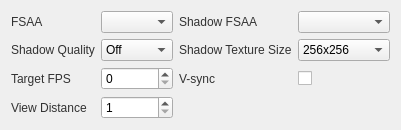
               <widget class="QFrame" name="frameCustom">
                <property name="sizePolicy">
                 <sizepolicy hsizetype="Expanding" vsizetype="Preferred">
                  <horstretch>0</horstretch>
                  <verstretch>0</verstretch>
                 </sizepolicy>
                </property>
                <property name="frameShape">
                 <enum>QFrame::NoFrame</enum>
                </property>
                <property name="frameShadow">
                 <enum>QFrame::Plain</enum>
                </property>
                <layout class="QVBoxLayout" name="verticalLayout_4">
                 <item>
                  <layout class="QGridLayout" name="gridLayout">
                   <item row="0" column="0">
                    <widget class="QLabel" name="label_5">
                     <property name="styleSheet">
                      <string notr="true">color: rgb(50,50,50);</string>
                     </property>
                     <property name="text">
                      <string>FSAA</string>
                     </property>
                    </widget>
                   </item>
                   <item row="0" column="1">
                    <widget class="QComboBox" name="comboBoxFSAA"/>
                   </item>
                   <item row="0" column="2">
                    <widget class="QLabel" name="label_6">
                     <property name="styleSheet">
                      <string notr="true">color: rgb(50,50,50);</string>
                     </property>
                     <property name="text">
                      <string>Shadow FSAA</string>
                     </property>
                    </widget>
                   </item>
                   <item row="0" column="3">
                    <widget class="QComboBox" name="comboBoxShadowFSAA"/>
                   </item>
                   <item row="1" column="1">
                    <widget class="QComboBox" name="comboBoxShadowQuality">
                     <item>
                      <property name="text">
                       <string>Off</string>
                      </property>
                     </item>
                     <item>
                      <property name="text">
                       <string>Low</string>
                      </property>
                     </item>
                     <item>
                      <property name="text">
                       <string>High</string>
                      </property>
                     </item>
                    </widget>
                   </item>
                   <item row="1" column="2">
                    <widget class="QLabel" name="label_8">
                     <property name="styleSheet">
                      <string notr="true">color: rgb(50,50,50);</string>
                     </property>
                     <property name="text">
                      <string>Shadow Texture Size</string>
                     </property>
                    </widget>
                   </item>
                   <item row="1" column="3">
                    <widget class="QComboBox" name="comboBoxShadowTextureSize">
                     <item>
                      <property name="text">
                       <string>256x256</string>
                      </property>
                     </item>
                     <item>
                      <property name="text">
                       <string>512x512</string>
                      </property>
                     </item>
                     <item>
                      <property name="text">
                       <string>1024x1024</string>
                      </property>
                     </item>
                     <item>
                      <property name="text">
                       <string>2048x2048</string>
                      </property>
                     </item>
                    </widget>
                   </item>
                   <item row="1" column="0">
                    <widget class="QLabel" name="label_7">
                     <property name="styleSheet">
                      <string notr="true">color: rgb(50,50,50);</string>
                     </property>
                     <property name="text">
                      <string>Shadow Quality</string>
                     </property>
                    </widget>
                   </item>
                   <item row="3" column="0">
                    <widget class="QLabel" name="label_21">
                     <property name="styleSheet">
                      <string notr="true">color: rgb(50,50,50);</string>
                     </property>
                     <property name="text">
                      <string>View Distance</string>
                     </property>
                    </widget>
                   </item>
                   <item row="3" column="1">
                    <widget class="QSpinBox" name="spinBoxViewDistance">
                     <property name="toolTip">
                      <string>0 = unlimited, 60 = recommended</string>
                     </property>
                     <property name="styleSheet">
                      <string notr="true"/>
                     </property>
                     <property name="minimum">
                      <number>1</number>
                     </property>
                     <property name="maximum">
                      <number>1000000</number>
                     </property>
                     <property name="singleStep">
                      <number>500</number>
                     </property>
                    </widget>
                   </item>
                   <item row="2" column="1">
                    <widget class="QSpinBox" name="spinBoxTargetFPS">
                     <property name="toolTip">
                      <string>0 = unlimited, 60 = recommended</string>
                     </property>
                     <property name="styleSheet">
                      <string notr="true"/>
                     </property>
                     <property name="maximum">
                      <number>1000</number>
                     </property>
                     <property name="singleStep">
                      <number>5</number>
                     </property>
                    </widget>
                   </item>
                   <item row="2" column="0">
                    <widget class="QLabel" name="label_10">
                     <property name="toolTip">
                      <string>0 = unlimited, 60 = recommended</string>
                     </property>
                     <property name="styleSheet">
                      <string notr="true">color: rgb(50,50,50);</string>
                     </property>
                     <property name="text">
                      <string>Target FPS</string>
                     </property>
                    </widget>
                   </item>
                   <item row="2" column="2">
                    <widget class="QLabel" name="label_9">
                     <property name="styleSheet">
                      <string notr="true">color: rgb(50,50,50);</string>
                     </property>
                     <property name="text">
                      <string>V-sync</string>
                     </property>
                    </widget>
                   </item>
                   <item row="2" column="3">
                    <widget class="QCheckBox" name="boxShowVsync">
                     <property name="minimumSize">
                      <size>
                       <width>0</width>
                       <height>20</height>
                      </size>
                     </property>
                     <property name="text">
                      <string/>
                     </property>
                    </widget>
                   </item>
                  </layout>
                 </item>
                </layout>
               </widget>
